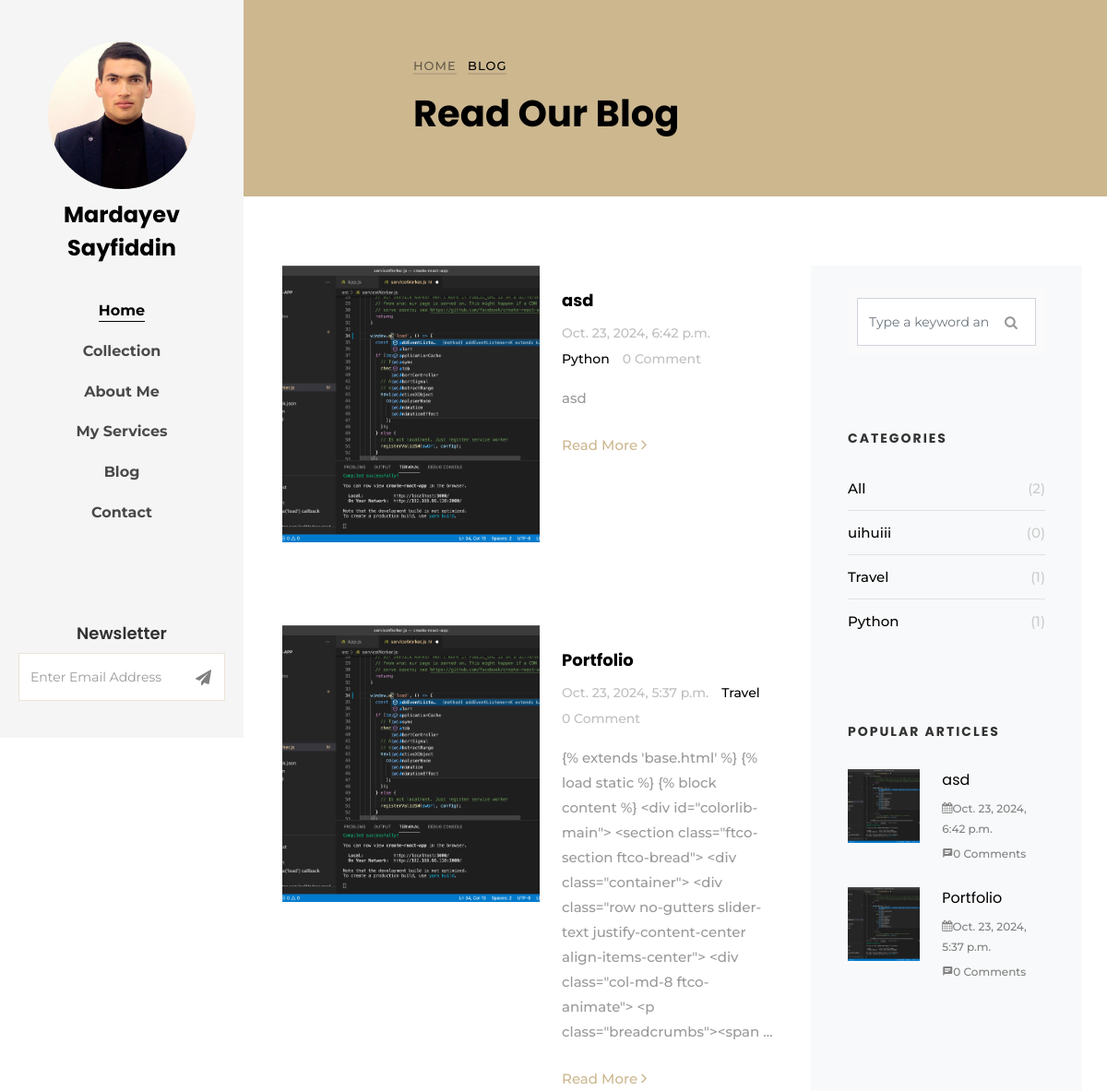
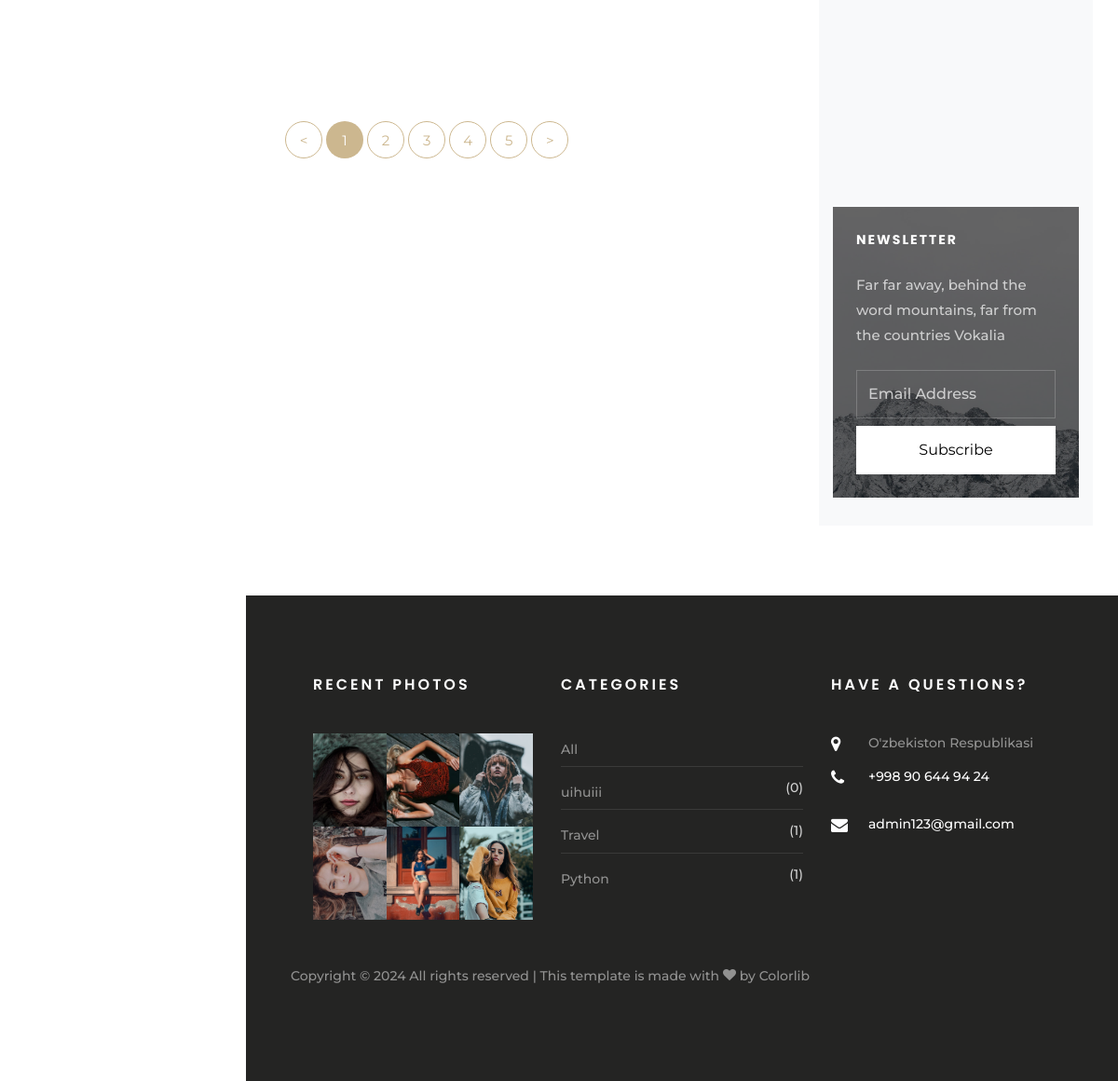
Screenshot of /blog/ with the database file from the repository (2 pictures, top to bottom).
### about/models.py (models this page shows, shortened)
class About(models.Model):
    full_name = models.CharField(max_length=202)
    title = models.CharField(max_length=202)
    image = models.ImageField(upload_to='about/')
    description = models.TextField()
    twitter = models.CharField(max_length=202, default='not_available')
    facebook = models.CharField(max_length=202)
    instagram = models.CharField(max_length=202)
    update_date = models.DateTimeField(auto_now=True)
    create_date = models.DateTimeField(auto_now_add=True)

### blog/models.py (models this page shows, shortened)
class Blog(models.Model):
    title = models.CharField(max_length=202)
    category = models.ForeignKey(Category, on_delete=models.CASCADE, related_name='category')
    body_one = models.TextField()
    image = models.ImageField(upload_to='blog/')
    body_two = models.TextField()
    tags = models.ManyToManyField(Tag, )
    update_date = models.DateTimeField(auto_now=True)
    create_date = models.DateTimeField(auto_now_add=True)

class Category(models.Model):
    title = models.CharField(max_length=202)
    def __str__(self) -> str:
        return self.title

### contact/models.py (models this page shows, shortened)
class ContactMe(models.Model):
    address = models.CharField(max_length=202)
    phone = models.CharField(max_length=202)
    email = models.EmailField()
    website = models.CharField(max_length=202)

### blog/views.py (the view)
# urls.py: path('blog/', blogView, name='blog'),
def blogView(request):
    about = About.objects.all()
    category = Category.objects.all()
    tag = Tag.objects.all()
    blog = Blog.objects.all().order_by('-id')
    contactme = ContactMe.objects.all()
    p = Paginator(blog, 2)
    page = request.GET.get('page')
    blog = p.get_page(page)
    form = SubscribeForm(request.POST or None)
    if form.is_valid():
        form.save()
        return redirect('.')
    cat = request.GET.get('cat')
    if cat:
        blog = blog.filter(category__title__iexact=cat)
    count = Blog.objects.filter(category__isnull=False).count()
    print(count)
    context = {
        'abouts': about,
        'categories': category,
        'me': contactme,
        'tags': tag,
        'count': count,
        'blogs': blog,
        'form': form,
    }
    return render(request, 'blog.html', context)

### blog/forms.py
class SubscribeForm(forms.ModelForm):
    class Meta:
        model = Subscribe
        fields = '__all__'
    def __init__(self, *args, **kwargs):
        super(SubscribeForm, self).__init__(*args, **kwargs)
        for field_name, field in self.fields.items():
            field.widget.attrs['class'] = 'form-control'
            field.widget.attrs['placeholder'] = field_name.title()

### templates/blog.html (shortened to what this page needs)
{% extends 'base.html' %}
{% load static %}
{% block content %}
<div id="colorlib-main">
    <section class="ftco-section ftco-bread">
        <div class="container">
            <div class="row no-gutters slider-text justify-content-center align-items-center">
                <div class="col-md-8 ftco-animate">
                    <p class="breadcrumbs"><span class="mr-2"><a href="{% url 'index' %}">Home</a></span>
                        <span>Blog</span></p>
                    <h1 class="bread">Read Our Blog</h1>
                </div>
            </div>
        </div>
    </section>
    <section class="ftco-section">
        <div class="container">
            <div class="row d-flex">
                <div class="col-lg-8">
                    <div class="row">
                        {% for i in blogs %}
                        <div class="col-md-12">
                            <div class="blog-entry ftco-animate d-md-flex">
                                <a href="{% url 'detail' i.pk %}" class="img img-2"
                                   style="background-image: url({{ i.image.url }});"></a>
                                <div class="text text-2 p-4">
                                    <h3 class="mb-2"><a href="{% url 'detail' i.pk %}">{{ i.title }}</a></h3>
                                    <div class="meta-wrap">
                                        <p class="meta">
                                            <span>{{ i.create_date }}</span>
                                            <span><a href="single.html">{{ i.category }}</a></span>
                                            <span>{{ i.comment.count }} Comment</span>
                                        </p>
                                    </div>
                                    <p class="mb-4">{{ i.body_two|truncatewords:30 }}</p>
                                    <p><a href="#" class="btn-custom">Read More <span
                                            class="ion-ios-arrow-forward"></span></a></p>
                                </div>
                            </div>
                        </div>
                        {% endfor %}
                    </div>
                    <div class="row">
                        <div class="col">
                            <div class="block-27">
                                <ul>
                                    <li><a href="#">&lt;</a></li>
                                    <li class="active"><span>1</span></li>
                                    <li><a href="#">2</a></li>
                                    <li><a href="#">3</a></li>
                                    <li><a href="#">4</a></li>
                                    <li><a href="#">5</a></li>
                                    <li><a href="#">&gt;</a></li>
                                </ul>
                            </div>
                        </div>
                    </div>
                </div>
                <div class="col-lg-4 sidebar ftco-animate bg-light">
                    <div class="sidebar-box">
                        <form action="#" class="search-form">
                            <div class="form-group">
                                <span class="icon icon-search"></span>
                                <input type="text" class="form-control" placeholder="Type a keyword and hit enter">
                            </div>
                        </form>
                    </div>
                    <div class="sidebar-box ftco-animate">
                        <h3 class="sidebar-heading">Categories</h3>
                        <ul class="categories">
                            <li><a href="{% url 'blog' %}?cat= ">All <span>
                                ({{count}})
                            </span></a></li>
                            {% for i in categories %}
                            <li><a href="{% url 'blog' %}?cat={{ i.title }}">{{ i.title }} <span>({{ i.category.count }})
                            </span></a></li>
                            {% endfor %}
                        </ul>
                    </div>
                    <div class="sidebar-box ftco-animate">
                        <h3 class="sidebar-heading">Popular Articles</h3>
                        {% for i in blogs %}
                        <div class="block-21 mb-4 d-flex">
                            <a class="blog-img mr-4" style="background-image: url({{ i.image.url }});"></a>
                            <div class="text">
                                <h3 class="heading"><a href="#">{{ i.title }}</a>
                                </h3>
                                <div class="meta">
                                    <div><a href="#"><span class="icon-calendar"></span>{{ i.create_date }}</a></div>
                                    <div><a href="#"><span class="icon-chat"></span>{{ i.comment.count }} Comments</a>
                                    </div>
                                </div>
                            </div>
                        </div>
                        {% endfor %}
                    </div>
                    <div class="sidebar-box subs-wrap img" style="background-image: url(images/bg_1.jpg);">
                        <div class="overlay"></div>
                        <h3 class="mb-4 sidebar-heading">Newsletter</h3>
                        <p class="mb-4">Far far away, behind the word mountains, far from the countries Vokalia</p>
                        <form action="#" class="subscribe-form">
                            <div class="form-group">
                                <input type="text" class="form-control" placeholder="Email Address">
                                <input type="submit" value="Subscribe" class="mt-2 btn btn-white submit">
                            </div>
                        </form>
                    </div>
                </div>
            </div>
        </div>
    </section>
    {% endblock %}

### templates/base.html (shortened to what this page needs)
<!DOCTYPE html>
{% load static %}
<html lang="en">
<head>
    <link rel="stylesheet" href="{% static 'css/open-iconic-bootstrap.min.css' %}">
    <link rel="stylesheet" href="{% static 'css/animate.css' %}">
    <link rel="stylesheet" href="{% static 'css/owl.carousel.min.css' %}">
    <link rel="stylesheet" href="{% static 'css/owl.theme.default.min.css' %}">
    <link rel="stylesheet" href="{% static 'css/magnific-popup.css' %}">
    <link rel="stylesheet" href="{% static 'css/aos.css' %}">
    <link rel="stylesheet" href="{% static 'css/ionicons.min.css' %}">
    <link rel="stylesheet" href="{% static 'css/bootstrap-datepicker.css' %}">
    <link rel="stylesheet" href="{% static 'css/jquery.timepicker.css' %}">
    <link rel="stylesheet" href="{% static 'css/flaticon.css' %}">
    <link rel="stylesheet" href="{% static 'css/icomoon.css' %}">
    <link rel="stylesheet" href="{% static 'css/style.css' %}">
</head>
<body>
<div id="colorlib-page">
    <aside id="colorlib-aside" role="complementary" class="js-fullheight text-center">
        {% for i in abouts %}
        <h1 id="colorlib-logo"><a href="{% url 'index' %}"><span class="img"
                                                                 style="background-image: url({{ i.image.url }});">
            </span>{{ i.full_name }}</a></h1>
        {% endfor %}
        <nav id="colorlib-main-menu" role="navigation">
            <ul>
                <li class="colorlib-active"><a href="{% url 'index' %}">Home</a></li>
                <li><a href="{% url 'collection' %}">Collection</a></li>
                <li><a href="{% url 'about' %}">About Me</a></li>
                <li><a href="{% url 'service' %}">My Services</a></li>
                <li><a href="{% url 'blog' %}">Blog</a></li>
                <li><a href="{% url 'contact' %}">Contact</a></li>
            </ul>
        </nav>
        <div class="colorlib-footer">
            <h3>Newsletter</h3>
            <div class="d-flex justify-content-center">
                <form action="#" class="colorlib-subscribe-form">
                    <div class="form-group d-flex">
                        <div class="icon"><span class="icon-paper-plane"></span></div>
                        <input type="text" class="form-control" placeholder="Enter Email Address">
                    </div>
                </form>
            </div>
        </div>
    </aside>
    {% block content %}
    {% endblock %}
    <footer class="ftco-footer ftco-bg-dark ftco-section">
        <div class="container px-md-5">
            <div class="row mb-5">
                <div class="col-md">
                    <div class="ftco-footer-widget mb-4 ml-md-4">
                        <h2 class="ftco-heading-2">Recent Photos</h2>
                        <ul class="list-unstyled photo">
                            <li><a href="#" class="img" style="background-image: url({% static 'images/image_1.jpg' %});"></a></li>
                            <li><a href="#" class="img" style="background-image: url({% static 'images/image_2.jpg' %});"></a></li>
                            <li><a href="#" class="img" style="background-image: url({% static 'images/image_3.jpg' %});"></a></li>
                            <li><a href="#" class="img" style="background-image: url({% static 'images/image_4.jpg' %});"></a></li>
                            <li><a href="#" class="img" style="background-image: url({% static 'images/image_5.jpg' %});"></a></li>
                            <li><a href="#" class="img" style="background-image: url({% static 'images/image_6.jpg' %});"></a></li>
                        </ul>
                    </div>
                </div>
                <div class="col-md">
                    <div class="ftco-footer-widget mb-4">
                        <h2 class="sidebar-heading">Categories</h2>
                        <ul class="categories">
                            <li><a href="{% url 'blog' %}?cat= ">All</a></li>
                            {% for i in categories %}
                            <li><a href="{% url 'blog' %}?cat={{ i.title }}">{{ i.title }} <span>({{ i.category.count }})</span></a>
                            </li>
                            {% endfor %}
                        </ul>
                    </div>
                </div>
                <div class="col-md">
                    <div class="ftco-footer-widget mb-4">
                        <h2 class="ftco-heading-2">Have a Questions?</h2>
                        {% for i in me %}
                        <div class="block-23 mb-3">
                            <ul>
                                <li><span class="icon icon-map-marker"></span><span class="text">{{ i.address }}</span>
                                </li>
                                <li><a href="#"><span class="icon icon-phone"></span><span
                                        class="text">{{ i.phone }}</span></a>
                                </li>
                                <li><a href="otajonbozorboyev571@gmail.com"><span
                                        class="icon icon-envelope"></span><span class="text">
                                    {{ i.email }}</span></a></li>
                            </ul>
                        </div>
                        {% endfor %}
                    </div>
                </div>
            </div>
            <div class="row">
                <div class="col-md-12">
                    <p>
                        Copyright &copy;
                        All rights reserved | This template is made with <i class="icon-heart"
                                                                            aria-hidden="true"></i> by <a
                            href="https://colorlib.com/" target="_blank">Colorlib</a>
                    </p>
                </div>
            </div>
        </div>
    </footer>
</div>
</div>
</body>
</html>

### static/css/icomoon.css (style rules this page uses)
[class^="icon-"], [class*=" icon-"] { font-family: 'icomoon' !important; speak: none; font-style: normal; font-weight: normal; font-variant: normal; text-transform: none; line-height: 1; -webkit-font-smoothing: antialiased; -moz-osx-font-smoothing: grayscale; }
.icon-search:before { content: "\f002"; }
.icon-heart:before { content: "\f004"; }
.icon-map-marker:before { content: "\f041"; }
.icon-calendar:before { content: "\f073"; }
.icon-phone:before { content: "\f095"; }
.icon-envelope:before { content: "\f0e0"; }
.icon-paper-plane:before { content: "\f1d8"; }
.icon-chat:before { content: "\e0b7"; }

### rows the page displays
About: image (picture), full_name "Mardayev Sayfiddin"
Blog: image (picture), title "asd", create_date "Oct. 23, 2024, 6:42 p.m.", category "Python", comment.count "0", body_two "asd"
Blog: image (picture), title "Portfolio", create_date "Oct. 23, 2024, 5:37 p.m.", category "Travel", comment.count "0", body_two "{% extends 'base.html' %} {% load static %} {% block content %} <div id=\"colorlib-main\"> <section class=\"ftco-section ftco-bread\"> <div class=\"container\"> <div class=\"row no-gutters slider-text justify-content-center align-items-center\"> <div class=\"col-md-8 ftco-animate\"> <p class=\"breadcrumbs\"><span …"
Category: title "uihuiii", category.count "0"
Category: title "Travel", category.count "1"
Category: title "Python", category.count "1"
ContactMe: address "O'zbekiston Respublikasi", phone "+998 90 644 94 24", email "admin123@gmail.com"

### other values shown
{{ count }} "2"
